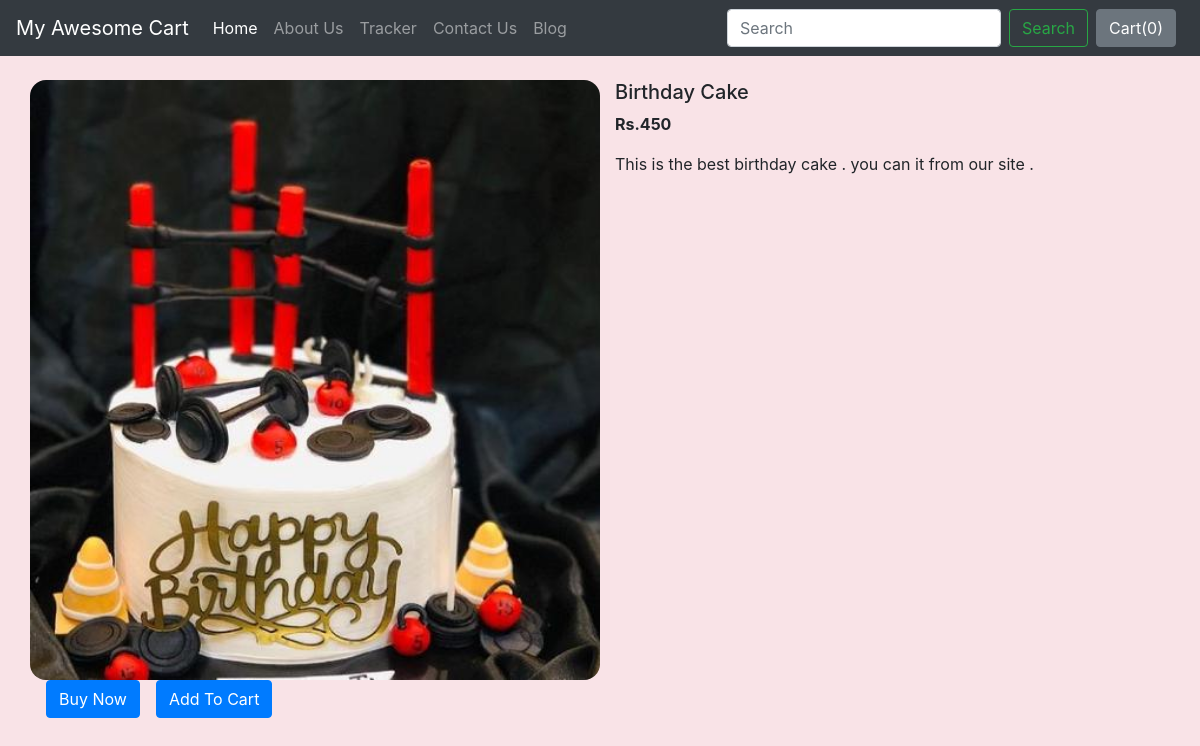
/shop/products/15, run on an earlier commit of the app's database.
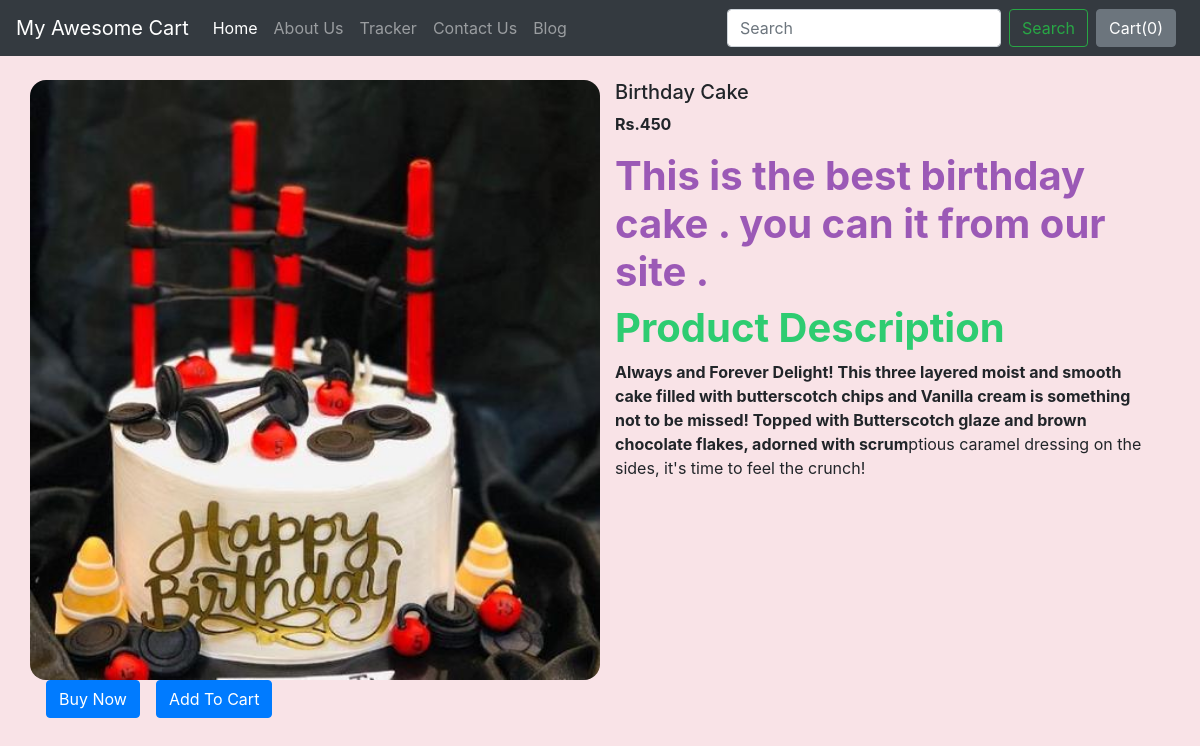
And on a later commit of the database.
### shop/models.py (models this page shows, shortened)
class Product(models.Model):
    product_id = models.AutoField
    product_name = models.CharField(max_length=50)
    category = models.CharField(max_length=50, default="")
    subcategory = models.CharField(max_length=50, default="")
    price = models.IntegerField(default=0)
    desc=RichTextField(blank=True, null=True)
    pub_date = models.DateField()
    image = models.ImageField(upload_to='shop/images', default="")
    objects = models.Manager()

### shop/views.py (the view)
# urls.py: path("products/<int:myid>", views.productView, name="ProductView"),
def productView(request, myid):
    product = Product.objects.filter(id=myid)
    return render(request, 'shop/prodView.html', {'product': product[0]})

### shop/templates/shop/prodView.html (shortened to what this page needs)
{% extends 'shop/basic.html' %} {% block title%} {{product.product_name}} - My Awesome Cart{% endblock %} {% block body %}
<div class="container my-4">
    <div class="row">
        <div class="col-md-6">
            <div class="row">
                <img src="/media/{{product.image}}" width="600px" height="600px">
            </div>
            <div class="row">
                <button class="btn btn-primary mx-3">Buy Now</button>
                <button class="btn btn-primary">Add To Cart</button>
            </div>
        </div>
        <div class="col-md-6">
            <h5>{{product.product_name}}</h5>
            <p><b>Rs.{{product.price}} </b></p>
            <p>{{product.desc|safe}}</p>
        </div>
    </div>
</div>
{% endblock %}

What changed in the data, as far as the page shows it:
changed Product "Birthday Cake": desc "This is the best birthday cake . you can it from our site ." → "…from our site . Product Description Always and Forever Delight! This three layered moist and smooth cake filled with butterscotch chips and Vanilla cream is something not to be missed! Topped with Butterscotch glaze and brown chocolate flakes, adorned with scrum ptious caramel dressing on the sides, it's time to feel the crunch!"
